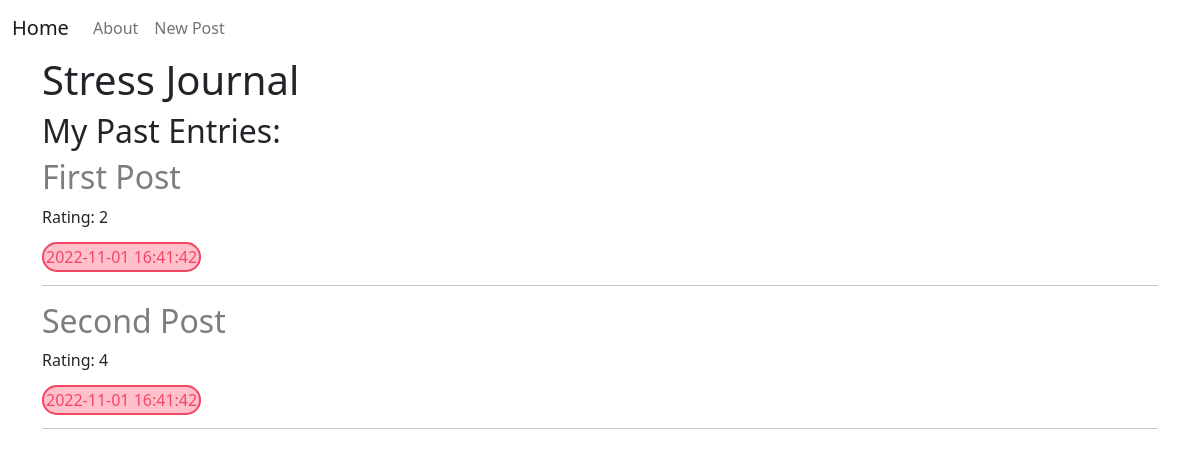
Before: / with the older database file.
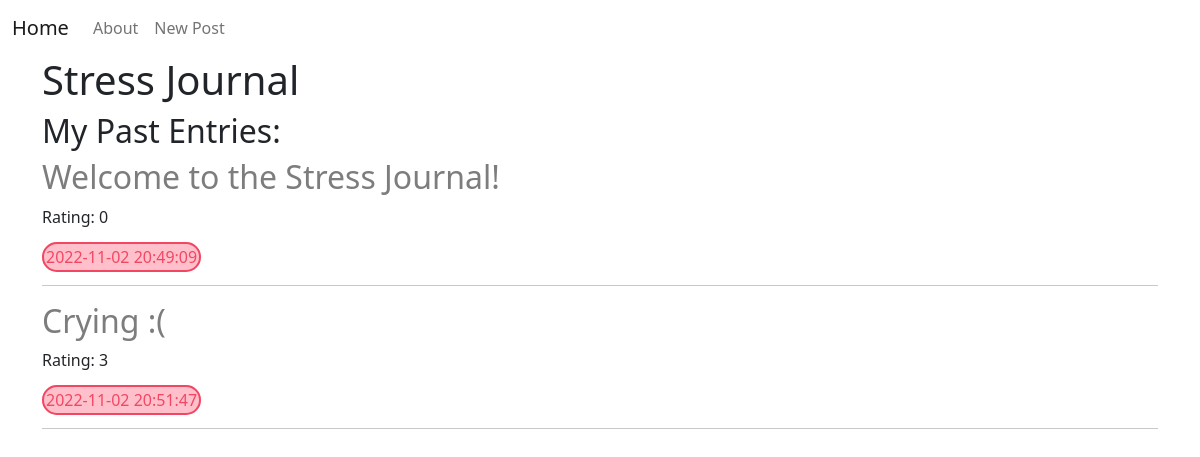
After: the same page with the newer database file.
### tables this page shows
CREATE TABLE posts (
    id INTEGER PRIMARY KEY AUTOINCREMENT,
    created TIMESTAMP NOT NULL DEFAULT CURRENT_TIMESTAMP,
    title TEXT NOT NULL,
    rating INTEGER NOT NULL,
    content TEXT NOT NULL
);

### main.py (the view)
@app.route('/')
def home():
    conn = get_db_connection()
    posts = conn.execute('SELECT * FROM posts ORDER BY created ASC').fetchall()
    conn.close()
    return render_template('index.html', posts=posts)

### main.py (called while the page is built)
def get_db_connection():
    conn = sqlite3.connect('database.db')
    conn.row_factory = sqlite3.Row
    return conn

### templates/index.html
{% extends 'base.html' %}
{% block content %}
    <h1>{% block title %}Stress Journal{% endblock %}</h1>
    <h2>My Past Entries:</h2>
    {% for post in posts %}
        <a class="title" href="{{ url_for('post', post_id=post['id']) }}">
            <h2 class="title">{{ post['title'] }}</h2>
        </a>
        <p class="rating">Rating: {{ post['rating' ]}}</p>
        <span class="time-stamp">{{ post['created'] }}</span>
        <hr>
    {% endfor %}
{% endblock %}

### templates/base.html (shortened to what this page needs)
<!doctype html>
<html lang="en">
  <head>
    <link rel="stylesheet" href="../static/css/style.css">
    <link href="https://cdn.jsdelivr.net/npm/bootstrap@5.0.2/dist/css/bootstrap.min.css" rel="stylesheet">
  </head>
  <body>
    <nav class="navbar navbar-expand-lg navbar-light navbar-fixed-top">
      <div class="container-fluid">
        <a class="navbar-brand" href="/">Home</a>
        <div class="collapse navbar-collapse" id="navbarNav">
          <ul class="navbar-nav">
          <li class="nav-item">
              <a class="nav-link" href="#">About</a>
          </li>
          <li class="nav-item">
              <a class="nav-link" href="{{url_for('create')}}">New Post</a>
          </li>
          </ul>
      </div>
    </nav>
    <div class="container">
        {% block content %} {% endblock %}
    </div>
  </body>
</html>

### static/css/style.css (style rules this page uses)
.time-stamp { color: rgb(242, 71, 99); border: 2px; border-color: rgb(242, 71, 99); border-style: solid; background-color: pink; padding: 2px; border-radius: 15px; }
.title { color: rgb(125, 125, 125); text-decoration: none; }

Changed rows visible on the page:
removed posts: title "First Post", rating "2", created "2022-11-01 16:41:42"
removed posts: title "Second Post", rating "4", created "2022-11-01 16:41:42"
added posts: title "Welcome to the Stress Journal!", rating "0", created "2022-11-02 20:49:09"
added posts: title "Crying :(", rating "3", created "2022-11-02 20:51:47"
